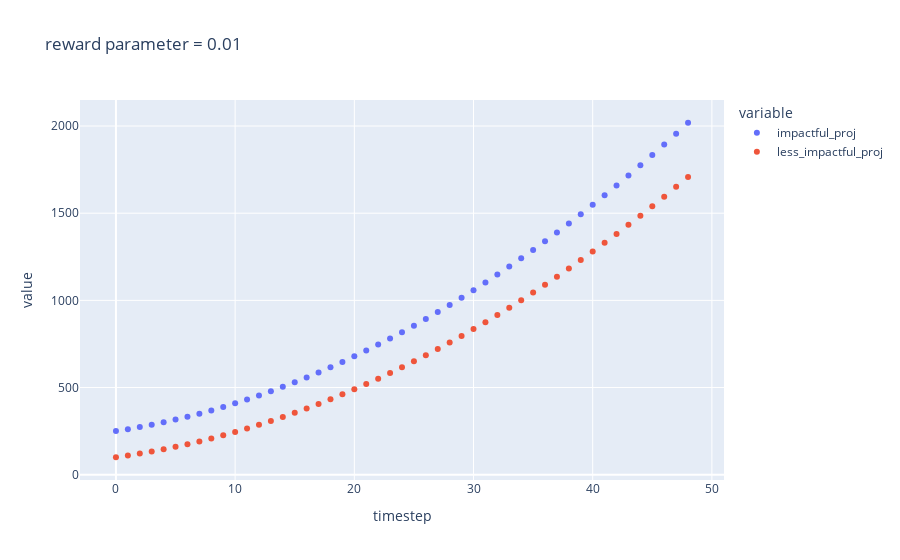

Notebook cell for this chart:
### Markdown cell above
## visualization

### Code cell
fig_df = df.query('reward_fund2proj==0.01')

fig = px.scatter(
    fig_df,
    x=fig_df.timestep,
    y=[fig_df.impactful_proj,fig_df.less_impactful_proj],
    #color=fig_df.co2_annual_emissions.astype(str),
    opacity=1,
    title='reward parameter = 0.01'
    #trendline="lowess",
    #labels={'color': 'Yearly CO2 emissions (Gt)'}
)

fig.show()

### Figure 1 — Plotly figure (JSON) as saved in the notebook; plotly's stock layout.template omitted (floating-point values rounded to 4 significant figures)
{"data": [{"hovertemplate": "variable=impactful_proj<br>timestep=%{x}<br>value=%{y}<extra></extra>", "legendgroup": "impactful_proj", "marker": {"color": "#636efa", "opacity": 1, "symbol": "circle"}, "mode": "markers", "name": "impactful_proj", "orientation": "v", "showlegend": true, "type": "scatter", "x": [0, 1, 2, 3, 4, 5, 6, 7, 8, 9, 10, 11, 12, 13, 14, 15, 16, 17, 18, 19, 20, 21, 22, 23, 24, 25, 26, 27, 28, 29, 30, 31, 32, 33, 34, 35, 36, 37, 38, 39, 40, 41, 42, 43, 44, 45, 46, 47, 48], "xaxis": "x", "y": [250, 261, 273.1, 286.3, 300.6, 316, 332.5, 350.1, 368.8, 388.6, 409.5, 431.5, 454.6, 478.8, 504.1, 530.5, 558, 586.6, 616.3, 647.1, 679, 712, 746.1, 781.3, 817.6, 855, 893.5, 933.1, 973.8, 1016.0, 1058.0, 1102.0, 1148.0, 1194.0, 1241.0, 1290.0, 1339, 1390.0, 1441.0, 1494.0, 1548, 1603, 1659.0, 1716.0, 1775.0, 1834, 1894.0, 1956.0, 2019.0], "yaxis": "y"}, {"hovertemplate": "variable=less_impactful_proj<br>timestep=%{x}<br>value=%{y}<extra></extra>", "legendgroup": "less_impactful_proj", "marker": {"color": "#EF553B", "opacity": 1, "symbol": "circle"}, "mode": "markers", "name": "less_impactful_proj", "orientation": "v", "showlegend": true, "type": "scatter", "x": [0, 1, 2, 3, 4, 5, 6, 7, 8, 9, 10, 11, 12, 13, 14, 15, 16, 17, 18, 19, 20, 21, 22, 23, 24, 25, 26, 27, 28, 29, 30, 31, 32, 33, 34, 35, 36, 37, 38, 39, 40, 41, 42, 43, 44, 45, 46, 47, 48], "xaxis": "x", "y": [100, 110, 121, 133, 146, 160, 175, 191, 208, 226, 245, 265, 286, 308, 331, 355, 380, 406, 433, 461, 490, 520, 551, 583, 616, 650, 685, 721, 758, 796, 835, 875, 916, 958, 1001, 1045, 1090, 1136, 1183, 1231, 1280, 1330, 1381, 1433, 1486, 1540, 1595, 1651, 1708], "yaxis": "y"}], "layout": {"legend": {"title": {"text": "variable"}, "tracegroupgap": 0}, "title": {"text": "reward parameter = 0.01"}, "xaxis": {"anchor": "y", "domain": [0, 1], "title": {"text": "timestep"}}, "yaxis": {"anchor": "x", "domain": [0, 1], "title": {"text": "value"}}}}
